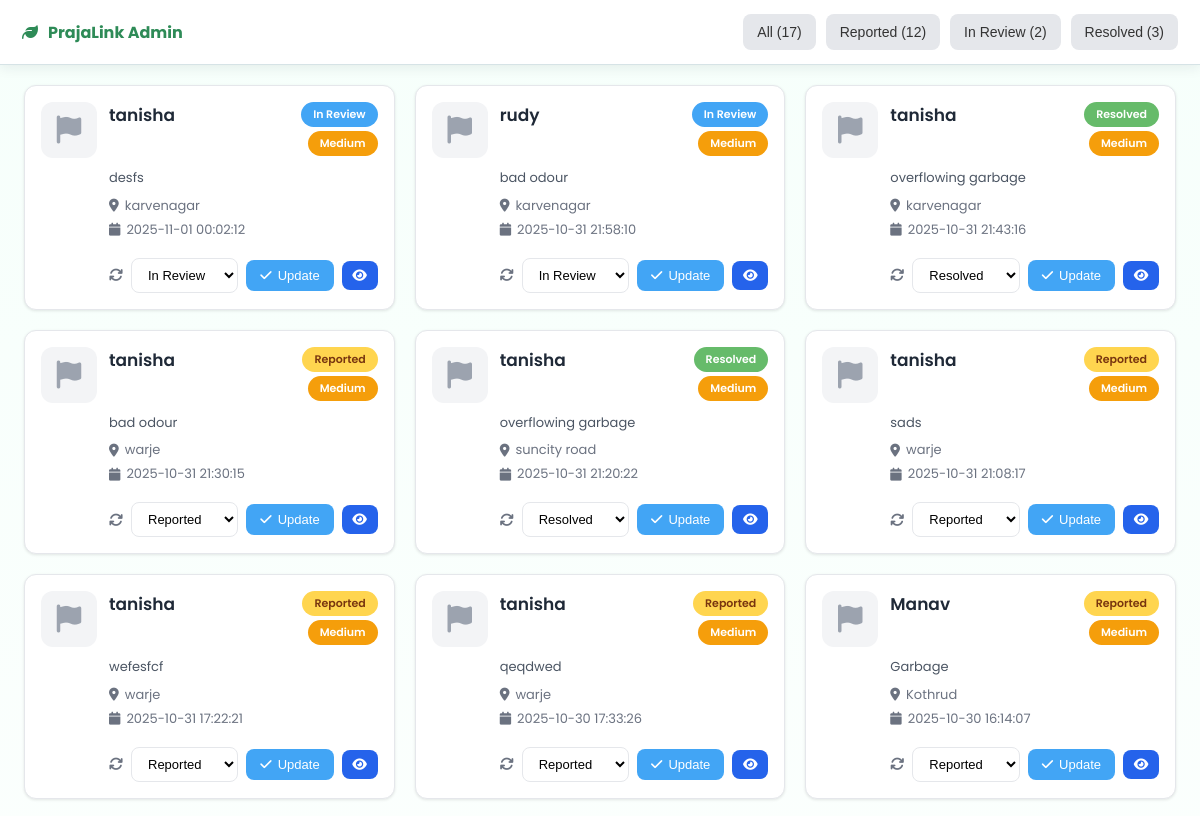
Page /admin-dashboard (signed in, upper part) on the earlier database version.
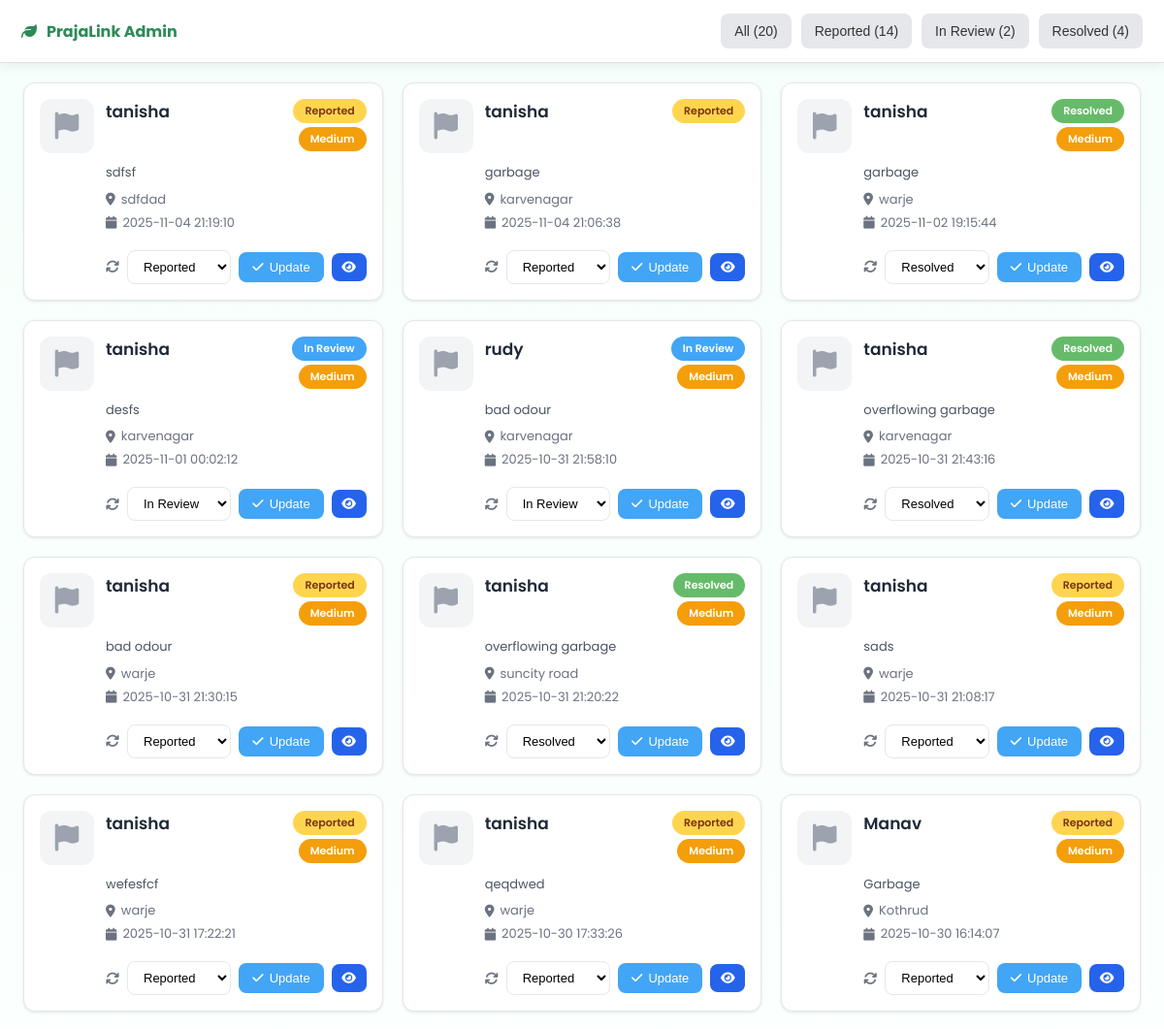
Same page on the later database version.
### tables this page shows
CREATE TABLE reports (
        id INTEGER PRIMARY KEY AUTOINCREMENT,
        name TEXT,
        location TEXT,
        description TEXT,
        image_path TEXT,
        severity TEXT,
        coverage REAL,
        preview_path TEXT,
        status TEXT DEFAULT "Pending",
        created_at TEXT
    , latitude REAL, longitude REAL);

### app.py (the view)
@app.route("/admin-dashboard")
def admin_dashboard():
    if "employee" not in session:
        return redirect(url_for("employee"))
    try:
        conn = sqlite3.connect("reports.db")
        conn.row_factory = sqlite3.Row
        cur = conn.cursor()
        cur.execute("SELECT * FROM reports ORDER BY created_at DESC")
        reports = cur.fetchall()
        status_counts = {"all": len(reports), "Reported": 0, "In Review": 0, "Resolved": 0}
        for report in reports:
            raw_status = report['status'] or 'Pending'
            display_status = 'Reported' if raw_status == 'Pending' else raw_status
            if display_status in status_counts:
                status_counts[display_status] += 1
        conn.close()
    except Exception as e:
        print("⚠️ Error loading reports for admin dashboard:", e)
        reports = []
        status_counts = {"all": 0, "Reported": 0, "In Review": 0, "Resolved": 0}
    return render_template("admin_dashboard.html", reports=reports, status_counts=status_counts)

### templates/admin_dashboard.html (shortened to what this page needs)
<!DOCTYPE html>
<html lang="en">
<head>
  <link rel="stylesheet" href="https://cdnjs.cloudflare.com/ajax/libs/font-awesome/6.5.2/css/all.min.css" />
  <link rel="stylesheet" href="{{ url_for('static', filename='css/admin_dashboard.css') }}">
</head>
<body>
  <header class="navbar">
    <div class="brand"><i class="fa-solid fa-leaf"></i> PrajaLink Admin</div>
    <nav class="tabs" role="tablist">
      <button class="tab active" data-filter="all">All ({{ status_counts.all }})</button>
      <button class="tab" data-filter="Reported">Reported ({{ status_counts.Reported }})</button>
      <button class="tab" data-filter="In Review">In Review ({{ status_counts['In Review'] }})</button>
      <button class="tab" data-filter="Resolved">Resolved ({{ status_counts.Resolved }})</button>
    </nav>
  </header>
  <main class="container" id="cards">
    {% for r in reports %}
    {% set raw_status = r['status'] or 'Pending' %}
    {% set display_status = 'Reported' if raw_status == 'Pending' else raw_status %}
    {% set severity = r['severity'] or 'Medium' %}
    <article class="card" data-status="{{ display_status }}" data-id="{{ r['id'] }}">
      <div class="card__icon">
        <i class="fa-solid fa-{{ 'trash-can' if 'garbage' in (r['name'] or '')|lower or 'trash' in (r['name'] or '')|lower else 'droplet' if 'drain' in (r['name'] or '')|lower or 'water' in (r['name'] or '')|lower else 'cloud' if 'air' in (r['name'] or '')|lower else 'flag' }}"></i>
      </div>
      <div class="card__content">
        <header class="card__header">
          <h3 class="card__title">{{ r['name'] or 'Untitled Report' }}</h3>
          <div class="card__badges">
            <span class="badge badge--{{ display_status | lower | replace(' ', '-') }}">{{ display_status }}</span>
            <span class="badge badge--severity badge--severity-{{ severity | lower }}">{{ severity }}</span>
          </div>
        </header>
        <div class="card__body">
          <p class="desc">{{ (r['description'] or '')[:100] }}{% if (r['description'] or '')|length > 100 %}...{% endif %}</p>
          <div class="card__meta">
            <p class="meta"><i class="fa-solid fa-location-dot"></i> {{ r['location'] }}</p>
            <p class="meta"><i class="fa-solid fa-calendar"></i> {{ r['created_at'] }}</p>
          </div>
        </div>
        <footer class="card__footer">
          <div class="card__actions">
            <label class="status-control">
              <i class="fa-solid fa-arrows-rotate"></i>
              <select class="status-select">
                <option value="Reported" {{ 'selected' if display_status=='Reported' else '' }}>Reported</option>
                <option value="In Review" {{ 'selected' if display_status=='In Review' else '' }}>In Review</option>
                <option value="Resolved" {{ 'selected' if display_status=='Resolved' else '' }}>Resolved</option>
              </select>
            </label>
            <button class="btn btn--update" data-id="{{ r['id'] }}"><i class="fa-solid fa-check"></i> Update</button>
            <a href="{{ url_for('report_details', report_id=r['id']) }}" class="btn btn--view-small"><i class="fa-solid fa-eye"></i></a>
          </div>
        </footer>
      </div>
    </article>
    {% else %}
      <p class="no-data">No reports found.</p>
    {% endfor %}
  </main>
</body>
</html>

### static/css/admin_dashboard.css (style rules this page uses)
:root { --green:#2E8B57; --lime:#00C853; --accent:#A8E6CF; --text:#333333; --border:#D6E3E6; --bg:#F5F5F5; --radius:14px; --shadow:0 3px 12px rgba(20,38,47,.08); --shadow-lg:0 8px 24px rgba(20,38,47,.12); }
* { box-sizing: border-box; }
body { margin:0; font-family:'Poppins','Nunito Sans',system-ui,-apple-system,"Segoe UI",Roboto,Arial,sans-serif; color:var(--text); background: linear-gradient(180deg, #F6FFFB 0%, #FFFFFF 100%); }
.navbar { display:flex; align-items:center; justify-content:space-between; gap:20px; padding:14px 22px; background:#fff; border-bottom:1px solid var(--border); box-shadow: var(--shadow); }
.brand { font-weight:700; color:var(--green); display:flex; align-items:center; gap:10px; }
.tabs { display:flex; gap:10px; flex-wrap:wrap; }
.tab { border:none; background:#e5e7eb; color:var(--text); padding:10px 14px; border-radius:8px; cursor:pointer; transition:all .3s ease; font-size:14px; }
.tab.active { background:#e5e7eb; border:none; color:var(--text); }
.container { width:min(1400px,96%); margin:20px auto; display:grid; gap:20px; grid-template-columns: repeat(auto-fill, minmax(300px, 1fr)); }
.card { background:#fff; border:1px solid #e5e7eb; border-radius: 12px; box-shadow: 0 1px 3px rgba(0,0,0,0.1); padding:16px; transition: transform .25s ease, box-shadow .25s ease; display:flex; gap:12px; }
.card__icon { min-width:56px; height:56px; display:flex; align-items:center; justify-content:center; background:#f3f4f6; border-radius:12px; font-size:28px; color:#9ca3af; }
.card__content { flex:1; display:flex; flex-direction:column; gap:10px; }
.card__header { display:flex; align-items:flex-start; justify-content:space-between; gap:8px; margin-bottom:2px; }
.card__title { margin:0; font-size:17px; font-weight:600; color:#1f2937; }
.card__badges { display:flex; flex-direction:column; gap:4px; align-items:flex-end; }
.badge { padding:4px 12px; border-radius:999px; font-size:11px; font-weight:600; color:#fff; white-space:nowrap; }
.badge--reported { background:#FFD54F; color:#78350f; }
.badge--in-review { background:#42A5F5; }
.badge--resolved { background:#66BB6A; }
.badge--severity-medium { background:#f59e0b; }
.card__body { flex:1; display:flex; flex-direction:column; gap:8px; }
.desc { margin:0; color:#4b5563; font-size:13px; line-height:1.5; }
.card__meta { display:flex; flex-direction:column; gap:4px; }
.meta { margin:0; color:#6b7280; font-size:13px; display:flex; align-items:center; gap:6px; }
.card__footer { margin-top:8px; }
.card__actions { display:flex; align-items:center; gap:8px; }
.status-control { display:flex; align-items:center; gap:8px; flex:1; }
.status-control i { color:#6b7280; font-size:14px; }
.status-select { flex:1; padding:8px 12px; border-radius:8px; border:1px solid #e5e7eb; background:#fff; font-size:13px; }
.btn { display:inline-flex; align-items:center; gap:6px; padding:8px 14px; border-radius:8px; border:none; background:#2563eb; color:#fff; cursor:pointer; transition:all .3s ease; font-size:13px; font-weight:500; text-decoration:none; text-align:center; white-space:nowrap; }
.btn--update { background:#42A5F5; }
.btn--view-small { padding:8px; min-width:36px; justify-content:center; }

Differences in the rows shown:
added reports: name "tanisha", display_status "Reported", severity "Medium", description "sdfsf", location "sdfdad", created_at "2025-11-04 21:19:10"
added reports: name "tanisha", display_status "Reported", description "garbage", location "karvenagar", created_at "2025-11-04 21:06:38", severity "High" (drawn)
added reports: name "tanisha", status "Resolved", severity "Medium", description "garbage", location "warje", created_at "2025-11-02 19:15:44"
Other differences:
{{ status_counts.all }}: "17" → "20"
{{ status_counts.Reported }}: "12" → "14"
{{ status_counts.Resolved }}: "3" → "4"
